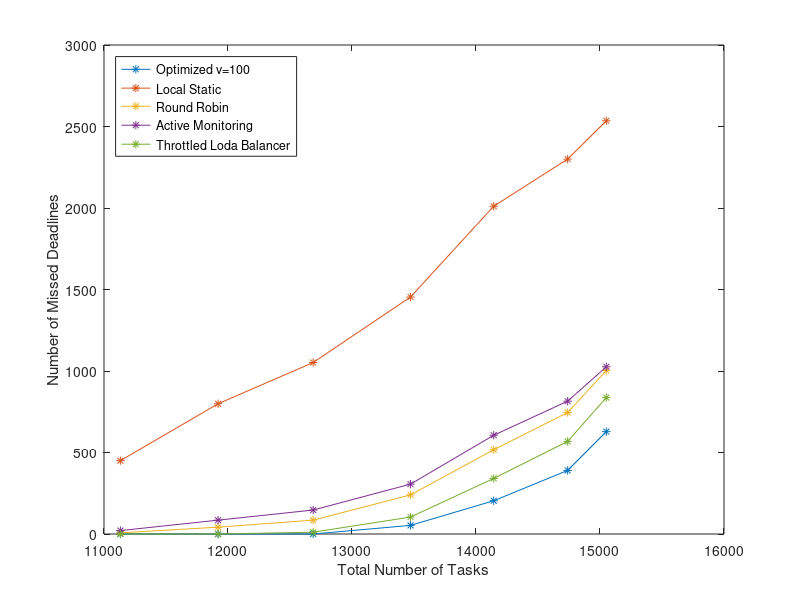
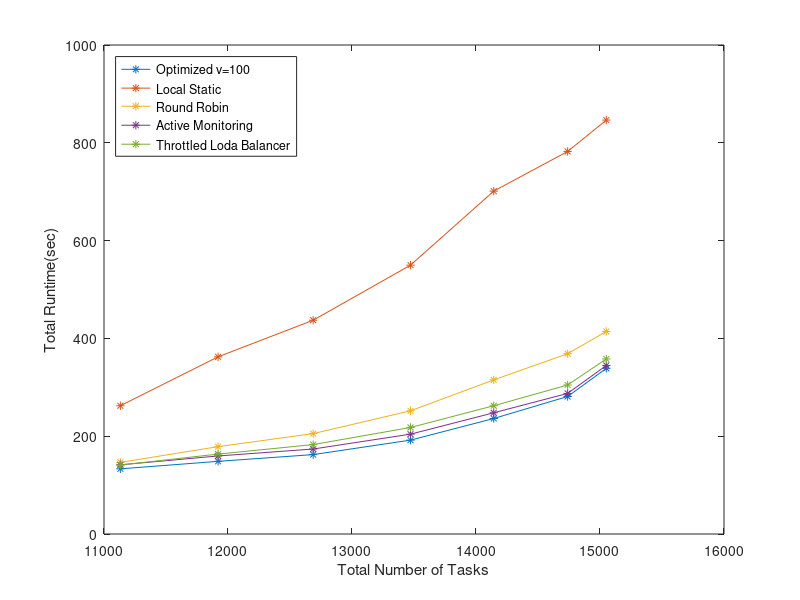
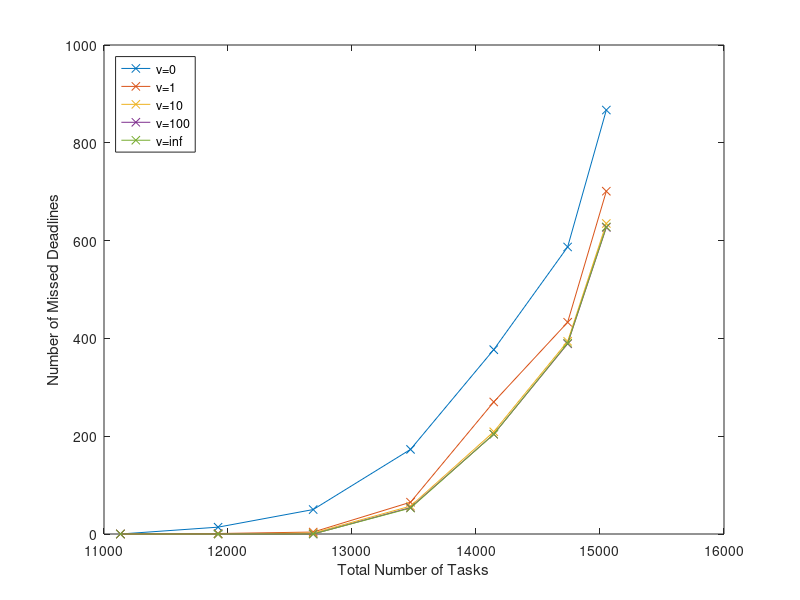
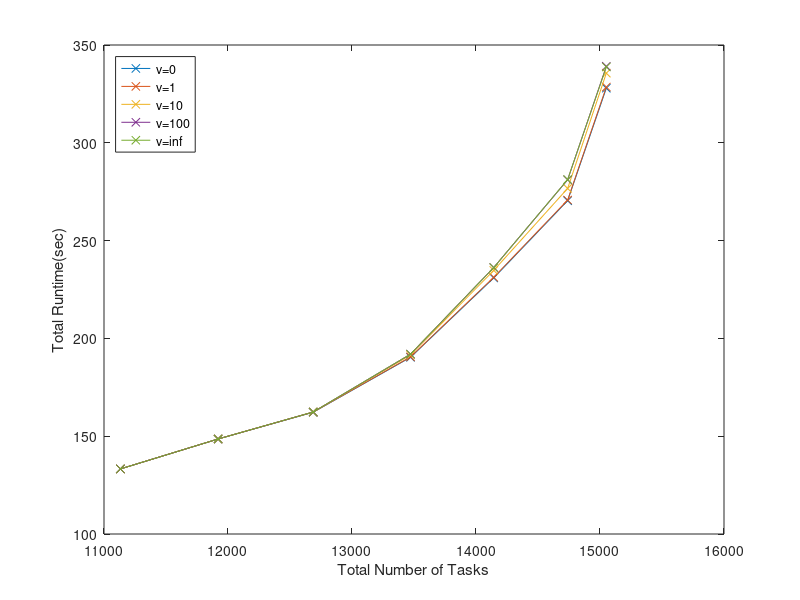

MATLAB code for these plots, in order:
%m by k

% all to cloud


clear
clc
close all
format long
load('g2_hpc_16_cpu.mat');
rng('default');
%rng(1);
%rng('shuffle');
% D = 0.4;% deadline (sec)
% tau = 0.35; % allocated cpu time (sec)
% x= 50; % Mcycles per task
% v=10;

Deadline = 0.5;% deadline (sec)
x=35; % Mcycles per task
E=70;
A=2.37;
p=3;
m=8;

len_N_tot = size(N_tot,1);
lb_arr_miss_cnt = zeros(length(len_N_tot),4);
arr_no_miss_cnt= zeros(length(len_N_tot),4);
arr_static_enegery_used= zeros(length(len_N_tot),4);
lb_arr_time_tot= zeros(length(len_N_tot),4);

met=1;


for nn = 1:len_N_tot 
    
    N_mat = squeeze(N_tot(nn,:,:));



no_miss_cnt=0;
miss_cnt=0;
static_enegery_used = 0;
time_tot = 0;
for j = 1:length(N_mat)

    N = N_mat(j,:);
    N_leftover=zeros(1,size(N_mat,2));

    for i=1:m
        time_passed = 0;
        for n=1:N(i)
            time_passed = time_passed +  1/B(i,i) + x/f(i); 
            time_tot=time_tot+  1/B(i,i) + x/f(i);
            if  time_passed <= Deadline && n <= C(i)
                N_leftover(i)=N_leftover(i)+1;
                static_enegery_used=static_enegery_used+(A*(f(i)/1000)^p+E)*x/f(i);  
                
            end 
        end
        N_leftover(i)=N(i)-N_leftover(i);

    end
    time_passed = 0;

    for n=1:sum(N_leftover)
            time_passed = time_passed +  1/B(1,end) + x/f(end);   
            time_tot=time_tot+  1/B(1,end) + x/f(end);   
            
            if  time_passed >= Deadline
                miss_cnt = miss_cnt + 1;
            else
                no_miss_cnt=no_miss_cnt+1;
            end   
    end
    
    
      
     static_enegery_used=static_enegery_used+  (A*(f(end)/1000)^p+E)*sum(N_leftover)*x/f(end);  
         
        
end
lb_arr_miss_cnt(nn,met)=miss_cnt;
arr_no_miss_cnt(nn,met)=no_miss_cnt;
arr_static_enegery_used(nn,met)=static_enegery_used;
lb_arr_time_tot(nn,met)=time_tot ;


end



%m by k

% round robin
met=met+1;


for nn = 1:len_N_tot 
    
    N_mat = squeeze(N_tot(nn,:,:));


no_miss_cnt=0;
miss_cnt=0;
static_enegery_used = 0;
time_tot=0;
for j = 1:length(N_mat)

    N = N_mat(j,:);
    N_leftover=zeros(1,size(N_mat,2));
    C_left = C;

    time_passed_ar = zeros(1,size(N_mat,2));
    for i=1:m
        time_passed = time_passed_ar(i);
        for n=1:N(i)
            time_passed = time_passed +  1/B(i,i) + x/f(i);      
            if  time_passed <= Deadline && n <= C(i)
                N_leftover(i)=N_leftover(i)+1;
                static_enegery_used=static_enegery_used+(A*(f(i)/1000)^p+E)*x/f(i);  
                C_left(i)=C_left(i)-1;
            
                
            end
            
        end
        time_passed_ar(i)=(1/B(i,i) + x/f(i))*N_leftover(i);
        N_leftover(i)=N(i)-N_leftover(i);

    end
    inn=0;
    N_leftover;
    time_passed_ar;

    j;
    for i=1:m
        
        while(N_leftover(i)>0)
            
            for ii=1:m
%                 time_passed = Deadline-time_passed_ar(ii);
%                
                if C_left(ii)>0 && N_leftover(i)>0
                    time_passed_ar(ii) = time_passed_ar(ii) +1/B(i,ii)+ x/f(ii);
                    if time_passed_ar(ii)>Deadline
                        miss_cnt = miss_cnt + 1;
                    end
                    static_enegery_used=static_enegery_used+(A*(f(ii)/1000)^p+E)*x/f(ii);  
                    N_leftover(i)=N_leftover(i)-1;
                    C_left(ii)=C_left(ii)-1;
       
                         inn=inn+ii;
                    
                end
            end
            
 
        end
        
        
        
    end
    
    
    time_tot = time_tot +sum(time_passed_ar);
end
lb_arr_miss_cnt(nn,met)=miss_cnt;
arr_no_miss_cnt(nn,met)=no_miss_cnt;
arr_static_enegery_used(nn,met)=static_enegery_used;
lb_arr_time_tot(nn,met)=time_tot ;

end

%m by k

% Active Monitoring Load Balancer --> most available server - cloud last
met=met+1;


for nn = 1:len_N_tot 
    
    N_mat = squeeze(N_tot(nn,:,:));

no_miss_cnt=0;
miss_cnt=0;
static_enegery_used = 0;
time_tot=0;
for j = 1:length(N_mat)

    N = N_mat(j,:);
    N_leftover=zeros(1,size(N_mat,2));
    C_left = C;

    time_passed_ar = zeros(1,size(N_mat,2));
    for i=1:m
        time_passed = time_passed_ar(i);
        for n=1:N(i)
            time_passed = time_passed +  1/B(i,i) + x/f(i);      
            if  time_passed <= Deadline && n <= C(i)
                N_leftover(i)=N_leftover(i)+1;
                static_enegery_used=static_enegery_used+(A*(f(i)/1000)^p+E)*x/f(i);  
                C_left(i)=C_left(i)-1;
            
                
            end
            
        end
        time_passed_ar(i)=(1/B(i,i) + x/f(i))*N_leftover(i);
        N_leftover(i)=N(i)-N_leftover(i);

    end
    inn=0;
    N_leftover;
    time_passed_ar;
    for i=1:m
        
        while(N_leftover(i)>0)
            [val ,index]=max(C_left(1:end-1));
            if(val>0)
                ii=index;
            else
                ii=m;
            end
            time_passed_ar(ii) = time_passed_ar(ii) +1/B(i,ii)+ x/f(ii);
            if time_passed_ar(ii)>Deadline
                miss_cnt = miss_cnt + 1;
            end
            static_enegery_used=static_enegery_used+(A*(f(ii)/1000)^p+E)*x/f(ii);  
            N_leftover(i)=N_leftover(i)-1;
            C_left(ii)=C_left(ii)-1;
           
                
                
            
            
           
        end
        
        
        
    end
    
 time_tot = time_tot +sum(time_passed_ar);
end
lb_arr_miss_cnt(nn,met)=miss_cnt;
arr_no_miss_cnt(nn,met)=no_miss_cnt;
arr_static_enegery_used(nn,met)=static_enegery_used;
lb_arr_time_tot(nn,met)=time_tot ;

end


%m by k

% throttled Load Balancer --> most recommded 

met=met+1;


for nn = 1:len_N_tot 
    
    N_mat = squeeze(N_tot(nn,:,:));


no_miss_cnt=0;
miss_cnt=0;
static_enegery_used = 0;
time_tot=0;
for j = 1:length(N_mat)

    N = N_mat(j,:);
    N_leftover=zeros(1,size(N_mat,2));
    C_left = C;

    time_passed_ar = zeros(1,size(N_mat,2));
    for i=1:m
        time_passed = time_passed_ar(i);
        for n=1:N(i)
            time_passed = time_passed +  1/B(i,i) + x/f(i);      
            if  time_passed <= Deadline && n <= C(i)
                N_leftover(i)=N_leftover(i)+1;
                static_enegery_used=static_enegery_used+(A*(f(i)/1000)^p+E)*x/f(i);  
                C_left(i)=C_left(i)-1;
            
                
            end
            
        end
        time_passed_ar(i)=(1/B(i,i) + x/f(i))*N_leftover(i);
        N_leftover(i)=N(i)-N_leftover(i);

    end
    inn=0;
    N_leftover;
    time_passed_ar;
    for i=1:m
        
        while(N_leftover(i)>0)
           best = inf*ones(1,m);
           for ii=1:m            
                if C_left(ii)>0 
                    best(ii) = time_passed_ar(ii) +1/B(i,ii)+ x/f(ii);                
                end
           end
%            ii=m;
%            for index=1:m-1
%               if best(index)<=Deadline
%                   ii=index;
%               end
%            end
            [val ii]=min(best);
           
            time_passed_ar(ii) = time_passed_ar(ii) +1/B(i,ii)+ x/f(ii);
            if time_passed_ar(ii)>Deadline
                miss_cnt = miss_cnt + 1;
            end
            static_enegery_used=static_enegery_used+(A*(f(ii)/1000)^p+E)*x/f(ii);  
            N_leftover(i)=N_leftover(i)-1;
            C_left(ii)=C_left(ii)-1;
                
                
            
            
           
        end
        
        
        
    end
    
    
    
    time_tot = time_tot +sum(time_passed_ar);   
%         
end
lb_arr_miss_cnt(nn,met)=miss_cnt;
arr_no_miss_cnt(nn,met)=no_miss_cnt;
arr_static_enegery_used(nn,met)=static_enegery_used;
lb_arr_time_tot(nn,met)=time_tot ;


end

lb_arr_miss_cnt;

total_ts=arr_no_miss_cnt+lb_arr_miss_cnt;
arr_static_enegery_used
lb_arr_time_tot



xxis = [12419 12986 13466 14053 14691 15247 15508 16014 16093];
xxis = [11132 11920 12687 13472 14143 14739 15051];
gtot_arr_miss_cnt=horzcat(arr_opt_miss_cnt(1:end-1,end),lb_arr_miss_cnt(1:end-1,:))
gtot_arr_time_tot = horzcat(arr_time_passed_tot(1:end-1,end),lb_arr_time_tot(1:end-1,:))

gtot_arr_miss_cnt_ratio = gtot_arr_miss_cnt;

for i=1:size(gtot_arr_miss_cnt,2)
    
    gtot_arr_miss_cnt_ratio(:,i) = 100*gtot_arr_miss_cnt(:,i)./xxis';
end

figure
plot(xxis,gtot_arr_miss_cnt,'-*')
legend('Optimized v=100','Local Static','Round Robin','Active Monitoring','Throttled Loda Balancer','Location','northwest')
xlabel('Total Number of Tasks')
ylabel('Number of Missed Deadlines')


figure
plot(xxis,gtot_arr_time_tot,'-*')
legend('Optimized v=100','Local Static','Round Robin','Active Monitoring','Throttled Loda Balancer','Location','northwest')
xlabel('Total Number of Tasks')
ylabel('Total Runtime(sec)')

%figure
% plot(xxis,gtot_arr_miss_cnt_ratio,'-x')
% legend('Local Static','Round Robin','Active Monitoring','Throttled Loda Balancer','Optimized','Location','northwest')
% xlabel('Total Number of Tasks')
% ylabel('Missed Deadlines Ratio(%)')
% gtot_arr_miss_cnt_ratio

figure
plot(xxis(1:end),arr_opt_miss_cnt(1:end-1,:),'-x')
legend('v=0','v=1','v=10','v=100','v=inf','Location','northwest')
xlabel('Total Number of Tasks')
ylabel('Number of Missed Deadlines')

figure
plot(xxis(1:end),arr_time_passed_tot(1:end-1,:),'-x')
legend('v=0','v=1','v=10','v=100','v=inf','Location','northwest')
xlabel('Total Number of Tasks')
ylabel('Total Runtime(sec)')



% xxis = [12419 12986 13466 14053 14691 15247 15508 16014 16093];
% xxis = [11132 11920 12687 13472 14143 14739];
% gtot_arr_miss_cnt=horzcat(arr_opt_miss_cnt(1:end-2,end),lb_arr_miss_cnt(1:end-2,:))
% gtot_arr_time_tot = horzcat(arr_time_passed_tot(1:end-2,end),lb_arr_time_tot(1:end-2,:))
% 
% gtot_arr_miss_cnt_ratio = gtot_arr_miss_cnt;
% 
% for i=1:size(gtot_arr_miss_cnt,2)
%     
%     gtot_arr_miss_cnt_ratio(:,i) = 100*gtot_arr_miss_cnt(:,i)./xxis';
% end
% 
% figure
% plot(xxis,gtot_arr_miss_cnt,'-*')
% legend('Optimized v=100','Local Static','Round Robin','Active Monitoring','Throttled Loda Balancer','Location','northwest')
% xlabel('Total Number of Tasks')
% ylabel('Number of Missed Deadlines')
% 
% 
% figure
% plot(xxis,gtot_arr_time_tot,'-*')
% legend('Optimized v=100','Local Static','Round Robin','Active Monitoring','Throttled Loda Balancer','Location','northwest')
% xlabel('Total Number of Tasks')
% ylabel('Total Runtime(sec)')
% 
% %figure
% % plot(xxis,gtot_arr_miss_cnt_ratio,'-x')
% % legend('Local Static','Round Robin','Active Monitoring','Throttled Loda Balancer','Optimized','Location','northwest')
% % xlabel('Total Number of Tasks')
% % ylabel('Missed Deadlines Ratio(%)')
% % gtot_arr_miss_cnt_ratio
% 
% figure
% plot(xxis(1:end),arr_opt_miss_cnt(1:end-2,:),'-x')
% legend('v=0','v=1','v=10','v=100','v=inf','Location','northwest')
% xlabel('Total Number of Tasks')
% ylabel('Number of Missed Deadlines')
% 
% figure
% plot(xxis(1:end),arr_time_passed_tot(1:end-2,:),'-x')
% legend('v=0','v=1','v=10','v=100','v=inf','Location','northwest')
% xlabel('Total Number of Tasks')
% ylabel('Total Runtime(sec)')





xxis = [12419 12986 13466 14053 14691 15247 15508 16014 16093];
xxis = [11132 11920 12687 13472 14143 14739 15051 15883];
gtot_arr_miss_cnt=horzcat(arr_opt_miss_cnt(:,end),lb_arr_miss_cnt(:,1:end))
gtot_arr_time_tot = horzcat(arr_time_passed_tot(:,end),lb_arr_time_tot(:,1:end))

gtot_arr_miss_cnt_ratio = gtot_arr_miss_cnt;

for i=1:size(gtot_arr_miss_cnt,2)
    
    gtot_arr_miss_cnt_ratio(:,i) = 100*gtot_arr_miss_cnt(:,i)./xxis';
end

figure
plot(xxis,gtot_arr_miss_cnt,'-*')
legend('Optimized v=100','Local Static','Round Robin','Active Monitoring','Throttled Loda Balancer','Location','northwest')
xlabel('Total Number of Tasks')
ylabel('Number of Missed Deadlines')


figure
plot(xxis,gtot_arr_time_tot,'-*')
legend('Optimized v=100','Local Static','Round Robin','Active Monitoring','Throttled Loda Balancer','Location','northwest')
xlabel('Total Number of Tasks')
ylabel('Total Runtime(sec)')

%figure
% plot(xxis,gtot_arr_miss_cnt_ratio,'-x')
% legend('Local Static','Round Robin','Active Monitoring','Throttled Loda Balancer','Optimized','Location','northwest')
% xlabel('Total Number of Tasks')
% ylabel('Missed Deadlines Ratio(%)')
% gtot_arr_miss_cnt_ratio

figure
plot(xxis(1:end),arr_opt_miss_cnt(1:end,:),'-x')
legend('v=0','v=1','v=10','v=100','v=inf','Location','northwest')
xlabel('Total Number of Tasks')
ylabel('Number of Missed Deadlines')

figure
plot(xxis(1:end),arr_time_passed_tot(1:end,:),'-x')
legend('v=0','v=1','v=10','v=100','v=inf','Location','northwest')
xlabel('Total Number of Tasks')
ylabel('Total Runtime(sec)')

